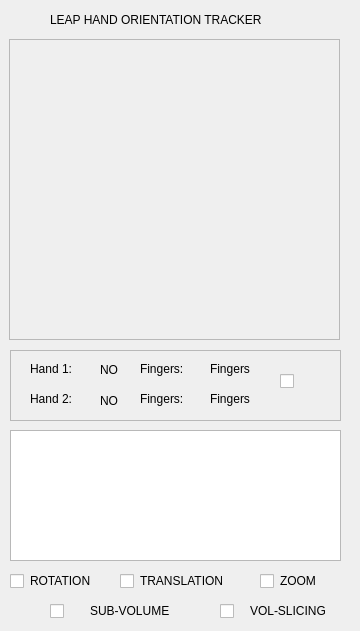
    <widget class="QWidget" name="LeapTab">
     <attribute name="title">
      <string>Leap</string>
     </attribute>
     <widget class="QPlainTextEdit" name="plainTextEdit_Leap">
      <property name="geometry">
       <rect>
        <x>10</x>
        <y>430</y>
        <width>331</width>
        <height>131</height>
       </rect>
      </property>
     </widget>
     <widget class="QLabel" name="labelRotation">
      <property name="enabled">
       <bool>true</bool>
      </property>
      <property name="geometry">
       <rect>
        <x>30</x>
        <y>570</y>
        <width>81</width>
        <height>21</height>
       </rect>
      </property>
      <property name="font">
       <font>
        <weight>50</weight>
        <bold>false</bold>
       </font>
      </property>
      <property name="text">
       <string>ROTATION</string>
      </property>
     </widget>
     <widget class="QLabel" name="labelTranslation">
      <property name="geometry">
       <rect>
        <x>140</x>
        <y>570</y>
        <width>111</width>
        <height>21</height>
       </rect>
      </property>
      <property name="text">
       <string>TRANSLATION</string>
      </property>
     </widget>
     <widget class="QLabel" name="labelScaling">
      <property name="geometry">
       <rect>
        <x>280</x>
        <y>570</y>
        <width>51</width>
        <height>21</height>
       </rect>
      </property>
      <property name="text">
       <string>ZOOM</string>
      </property>
     </widget>
     <widget class="QCheckBox" name="checkBox_Rotation">
      <property name="geometry">
       <rect>
        <x>10</x>
        <y>570</y>
        <width>21</width>
        <height>22</height>
       </rect>
      </property>
      <property name="text">
       <string/>
      </property>
     </widget>
     <widget class="QCheckBox" name="checkBox_Translation">
      <property name="geometry">
       <rect>
        <x>120</x>
        <y>570</y>
        <width>21</width>
        <height>22</height>
       </rect>
      </property>
      <property name="text">
       <string/>
      </property>
     </widget>
     <widget class="QCheckBox" name="checkBox_Scaling">
      <property name="geometry">
       <rect>
        <x>260</x>
        <y>570</y>
        <width>21</width>
        <height>22</height>
       </rect>
      </property>
      <property name="text">
       <string/>
      </property>
     </widget>
     <widget class="QCheckBox" name="checkBox_SubVolume">
      <property name="geometry">
       <rect>
        <x>50</x>
        <y>600</y>
        <width>21</width>
        <height>22</height>
       </rect>
      </property>
      <property name="text">
       <string/>
      </property>
     </widget>
     <widget class="QLabel" name="labelSubVolume">
      <property name="enabled">
       <bool>true</bool>
      </property>
      <property name="geometry">
       <rect>
        <x>90</x>
        <y>600</y>
        <width>101</width>
        <height>21</height>
       </rect>
      </property>
      <property name="font">
       <font>
        <weight>50</weight>
        <bold>false</bold>
       </font>
      </property>
      <property name="text">
       <string>SUB-VOLUME</string>
      </property>
     </widget>
     <widget class="QCheckBox" name="checkBox_S">
      <property name="geometry">
       <rect>
        <x>220</x>
        <y>600</y>
        <width>21</width>
        <height>22</height>
       </rect>
      </property>
      <property name="text">
       <string/>
      </property>
     </widget>
     <widget class="QLabel" name="labelSlicing">
      <property name="enabled">
       <bool>true</bool>
      </property>
      <property name="geometry">
       <rect>
        <x>250</x>
        <y>600</y>
        <width>101</width>
        <height>21</height>
       </rect>
      </property>
      <property name="font">
       <font>
        <weight>50</weight>
        <bold>false</bold>
       </font>
      </property>
      <property name="text">
       <string>VOL-SLICING</string>
      </property>
     </widget>
     <widget class="QFrame" name="frame_9">
      <property name="geometry">
       <rect>
        <x>9</x>
        <y>39</y>
        <width>331</width>
        <height>301</height>
       </rect>
      </property>
      <property name="frameShape">
       <enum>QFrame::StyledPanel</enum>
      </property>
      <property name="frameShadow">
       <enum>QFrame::Raised</enum>
      </property>
      <widget class="QVTKWidget" name="widget_LeapVisualizer" native="true">
       <property name="geometry">
        <rect>
         <x>40</x>
         <y>40</y>
         <width>251</width>
         <height>221</height>
        </rect>
       </property>
      </widget>
     </widget>
     <widget class="QLabel" name="label_30">
      <property name="geometry">
       <rect>
        <x>50</x>
        <y>10</y>
        <width>271</width>
        <height>20</height>
       </rect>
      </property>
      <property name="text">
       <string>LEAP HAND ORIENTATION TRACKER</string>
      </property>
     </widget>
     <widget class="QFrame" name="frame">
      <property name="geometry">
       <rect>
        <x>10</x>
        <y>350</y>
        <width>331</width>
        <height>71</height>
       </rect>
      </property>
      <property name="frameShape">
       <enum>QFrame::StyledPanel</enum>
      </property>
      <property name="frameShadow">
       <enum>QFrame::Raised</enum>
      </property>
      <widget class="QLabel" name="label_3">
       <property name="geometry">
        <rect>
         <x>20</x>
         <y>10</y>
         <width>61</width>
         <height>17</height>
        </rect>
       </property>
       <property name="text">
        <string>Hand 1:</string>
       </property>
      </widget>
      <widget class="QLabel" name="label_31">
       <property name="geometry">
        <rect>
         <x>20</x>
         <y>40</y>
         <width>61</width>
         <height>17</height>
        </rect>
       </property>
       <property name="text">
        <string>Hand 2:</string>
       </property>
      </widget>
      <widget class="QLabel" name="label_32">
       <property name="geometry">
        <rect>
         <x>130</x>
         <y>10</y>
         <width>61</width>
         <height>17</height>
        </rect>
       </property>
       <property name="text">
        <string>Fingers:</string>
       </property>
      </widget>
      <widget class="QLabel" name="label_33">
       <property name="geometry">
        <rect>
         <x>130</x>
         <y>40</y>
         <width>61</width>
         <height>17</height>
        </rect>
       </property>
       <property name="text">
        <string>Fingers:</string>
       </property>
      </widget>
      <widget class="QLabel" name="labelLeapHand1Fingers">
       <property name="geometry">
        <rect>
         <x>200</x>
         <y>10</y>
         <width>61</width>
         <height>17</height>
        </rect>
       </property>
       <property name="text">
        <string>Fingers</string>
       </property>
      </widget>
      <widget class="QLabel" name="labelLeapHand2Fingers">
       <property name="geometry">
        <rect>
         <x>200</x>
         <y>40</y>
         <width>61</width>
         <height>17</height>
        </rect>
       </property>
       <property name="text">
        <string>Fingers</string>
       </property>
      </widget>
      <widget class="QLabel" name="labelLeapHand1">
       <property name="geometry">
        <rect>
         <x>90</x>
         <y>9</y>
         <width>31</width>
         <height>21</height>
        </rect>
       </property>
       <property name="text">
        <string>NO</string>
       </property>
      </widget>
      <widget class="QLabel" name="labelLeapHand2">
       <property name="geometry">
        <rect>
         <x>90</x>
         <y>40</y>
         <width>31</width>
         <height>21</height>
        </rect>
       </property>
       <property name="text">
        <string>NO</string>
       </property>
      </widget>
      <widget class="QCheckBox" name="checkBox_Diagnostic">
       <property name="geometry">
        <rect>
         <x>270</x>
         <y>20</y>
         <width>21</width>
         <height>22</height>
        </rect>
       </property>
       <property name="text">
        <string/>
       </property>
       <property name="shortcut">
        <string>D</string>
       </property>
      </widget>
     </widget>
    </widget>
